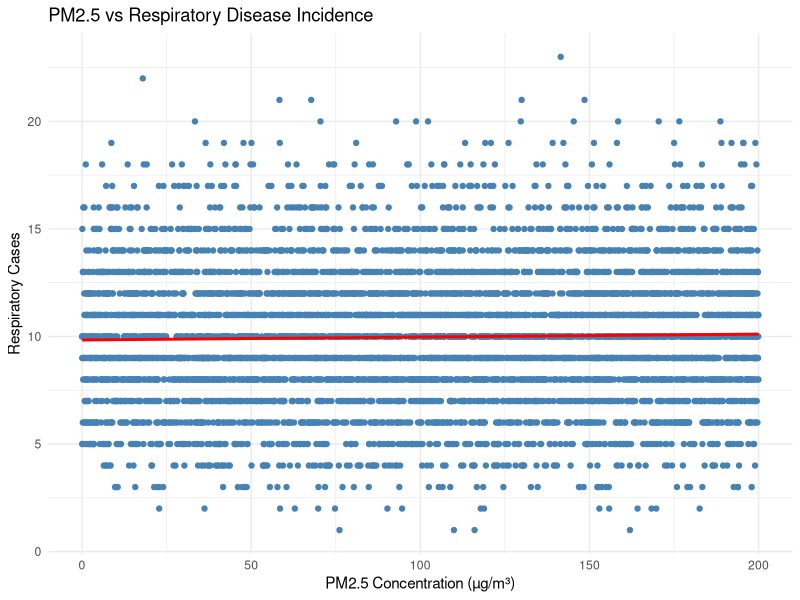
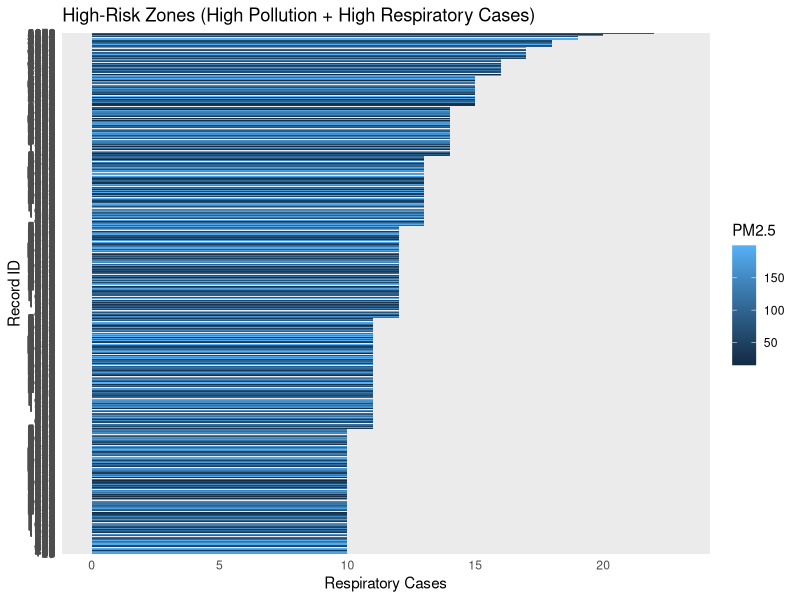

Source code (R) for these figures, in order:
# --- Step 1: Load Libraries ---
library(tidyverse)
library(ggplot2)

# --- Step 2: Import Data ---
air_quality <- read.csv("air_quality_health_impact_data.csv")

# --- Step 3: Preview ---
head(air_quality)
colnames(air_quality)
summary(air_quality)

# --- Step 4: Data Cleaning ---
## Rename columns to consistent names (remove underscores)
air_quality <- air_quality %>%
  rename(
    PM2.5 = PM2_5,
    DiseaseRate = RespiratoryCases
  )

## Remove missing pollution data
air_quality <- air_quality %>%
  filter(!is.na(PM2.5), !is.na(PM10))

## Replace missing readings using dataset averages
air_quality <- air_quality %>%
  mutate(
    PM2.5 = ifelse(is.na(PM2.5), mean(PM2.5, na.rm = TRUE), PM2.5),
    PM10  = ifelse(is.na(PM10), mean(PM10, na.rm = TRUE), PM10)
  )

# --- Step 5: Data Transformation ---
## Compute deviation from WHO limits
air_quality <- air_quality %>%
  mutate(
    PM2.5_Deviation = PM2.5 - 5,
    PM10_Deviation = PM10 - 15
  )

# --- Step 6: Analysis ---
## Correlation between pollution and respiratory disease
cor_PM25 <- cor(air_quality$PM2.5, air_quality$DiseaseRate, use = "complete.obs")
cor_PM10 <- cor(air_quality$PM10,  air_quality$DiseaseRate, use = "complete.obs")

cat("Correlation (PM2.5 vs Disease Rate):", cor_PM25, "\n")
cat("Correlation (PM10 vs Disease Rate):", cor_PM10, "\n")

# --- Step 7: Identify High-Risk Zones ---
high_risk_zones <- air_quality %>%
  filter(PM2.5_Deviation > 10 & DiseaseRate > mean(DiseaseRate, na.rm = TRUE))

# Display high-risk zones
print(high_risk_zones[, c("RecordID", "PM2.5", "PM10", "DiseaseRate")])

# --- Step 8: Visualization ---
## 1️⃣ Scatter plot: Pollution vs Respiratory Cases
ggplot(air_quality, aes(x = PM2.5, y = DiseaseRate)) +
  geom_point(color = "steelblue") +
  geom_smooth(method = "lm", se = FALSE, color = "red") +
  labs(
    title = "PM2.5 vs Respiratory Disease Incidence",
    x = "PM2.5 Concentration (µg/m³)",
    y = "Respiratory Cases"
  ) +
  theme_minimal()
## 2️⃣ High-Risk Zones Bar Plot
ggplot(high_risk_zones, aes(x = reorder(RecordID, DiseaseRate), y = DiseaseRate, fill = PM2.5)) +
  geom_bar(stat = "identity") +
  coord_flip() +
  labs(
    title = "High-Risk Zones (High Pollution + High Respiratory Cases)",
    x = "Record ID",
    y = "Respiratory Cases"
  ) +
  theme_minimal()

# --- Step 9: Save Results ---
write.csv(high_risk_zones, "High_Risk_Zones.csv", row.names = FALSE)
cat("\n✅ Analysis Completed! High-risk zones saved as 'High_Risk_Zones.csv'\n")
